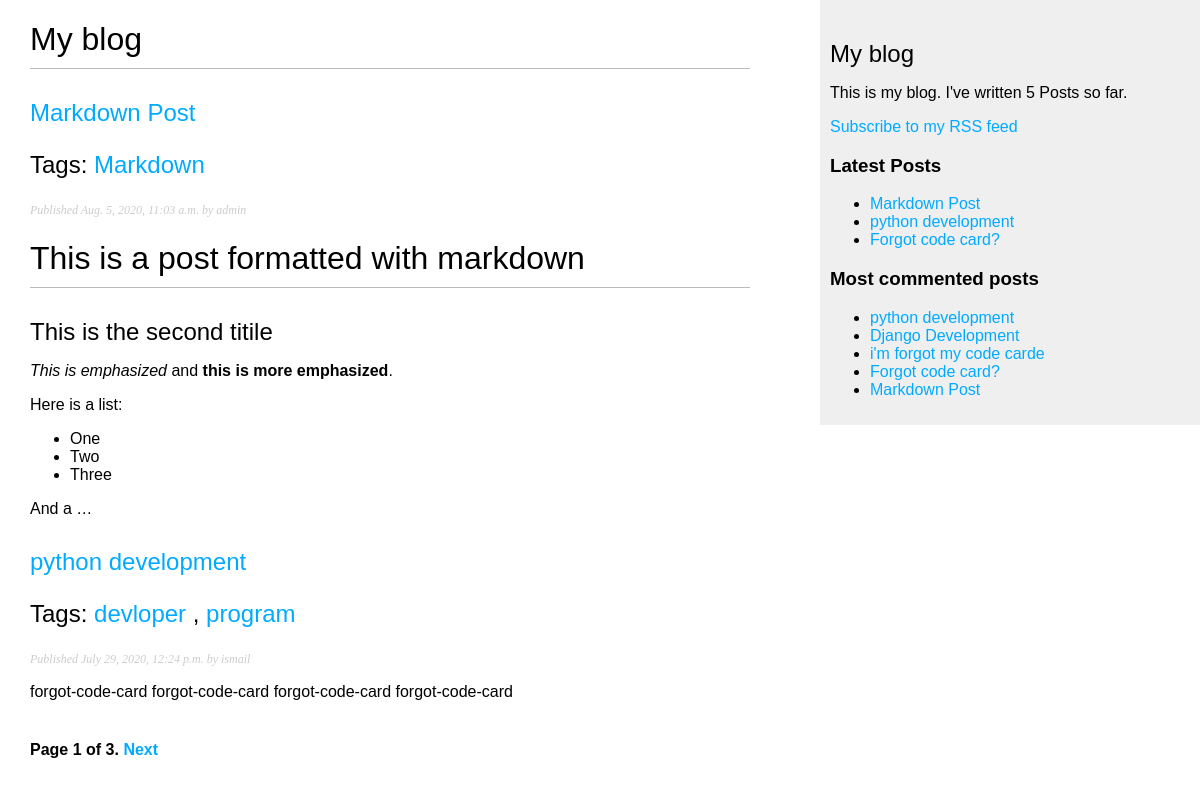
Screenshot of /blog/ with the database file from the repository.
### blog/models.py (models this page shows, shortened)
class Post(models.Model):
    STATUS_CHOICES = (
        ('draft','Draft'),
        ('published','Published'),
    )
    title = models.CharField(max_length=250)
    slug = models.SlugField(max_length=250, unique_for_date='publish')
    author = models.ForeignKey(User, related_name='blog_posts', on_delete=models.CASCADE)
    body = models.TextField()
    publish = models.DateTimeField(default=timezone.now)
    created = models.DateTimeField(auto_now_add = True)
    updated = models.DateTimeField(auto_now= True)
    status = models.CharField(max_length=10, choices=STATUS_CHOICES, default='draft')
    objects = models.Manager()      # the default manager.
    published = PublishedManager()  # our custom manager.
    tags = TaggableManager()
    class Meta:
        ordering = ('-publish',)
    def get_absolute_url(self):
        return reverse('blog:post_detail', args= [
            self.publish.year,
            self.publish.month,
            self.publish.day,
            self.slug,
        ])

### blog/views.py (the view)
def post_list (request, tag_slug=None):
    object_list = Post.published.all()
    tag = None
    if tag_slug:
        tag = get_object_or_404(Tag, slug=tag_slug)
        object_list = object_list.filter(tags__in=[tag])
    paginator = Paginator(object_list, 2)
    page = request.GET.get('page')
    try :
        posts = paginator.page(page)
    except PageNotAnInteger:
        posts = paginator.page(1)
    except EmptyPage:
        posts = paginator.page(paginator.num_pages)
    return render (request, 'blog/list.html',
    {
        'page':page,
        'posts':posts,
        'tag':tag,
    })

### blog/models.py (called while the page is built)
    def get_queryset(self):
        return super(PublishedManager, self).get_queryset().filter(status='published')

### blog/templatetags/blog_tags.py (called while the page is built)
@register.simple_tag
def total_posts():
    return Post.published.count()

@register.inclusion_tag('blog/latest_posts.html')
def show_latest_posts(count=5):
    latest_posts = Post.published.order_by('-publish')[:count]
    return {'latest_posts':latest_posts}

@register.simple_tag
def get_most_commented_posts(count=5):
    return Post.published.annotate(
        total_comments=Count('comments')
        ).order_by('-total_comments')[:count]

@register.filter(name='markdown')
def markdown_fromat(text):
    return mark_safe(markdown.markdown(text))

### blog/templates/blog/list.html (shortened to what this page needs)
{% extends "base.html" %}
{% load blog_tags %}
{% block content %}
    <h1>My blog </h1>
    {% for post in posts %}
        <h2>
            <a href="{{ post.get_absolute_url }}">
                {{ post.title }}
            </a>
            <p class="tags">
                Tags:
                {% for tag in post.tags.all %}
                    <a href="{% url "blog:post_list_by_tag" tag.slug %}">
                        {{ tag.name }}
                    </a>
                        {% if not forloop.last %}, {% endif %}
                {% endfor %}
            </p>
        </h2>
        <p class="date">
            Published {{ post.publish }} by {{ post.author }}
        </p>
        {{ post.body|markdown|truncatewords_html:30 }}
    {% endfor %}
    {% include "pagination.html" with page=posts %}
{% endblock %}

### templates/base.html (shortened to what this page needs)
{% load blog_tags %}
{% load static %}
<!DOCTYPE html>
<html>
<head>
    <link href="{% static "css/blog.css" %}" rel="stylesheet">
</head>
<body>
    <div id="content">
        {% block content %}
        {% endblock %}
    </div>
    <div id="sidebar">
        <h2>My blog</h2>
        <p>This is my blog. I've written {% total_posts %} Posts so far.</p>
        <p>
            <a href="{% url "blog:post_feed" %}">Subscribe to my RSS feed</a>
        </p>
        <h3>Latest Posts</h3>
        {% show_latest_posts 3%}
        <h3>Most commented posts </h3>
        {% get_most_commented_posts as most_commented_posts %}
        <ul>
             {% for post in most_commented_posts %}
                <li>
                    <a href="{{ post.get_absolute_url }}">{{ post.title }}</a>
                </li>
            {% endfor %}
        </ul>
    </div>
</body>
</html>

### templates/pagination.html (shortened to what this page needs)
<div class="pagination">
    <span class="step-links">
        <span class="current">
            Page {{ page.number }} of {{ page.paginator.num_pages }}.
        </span>
        {% if page.has_next %}
            <a href="?page={{ page.next_page_number }}">Next</a>
        {% endif %}
    </span>
</div>

### blog/templates/blog/latest_posts.html
<ul>
    {% for post in latest_posts %}
        <li>
            <a href="{{post.get_absolute_url}}">{{post.title}}</a>
        </li>
    {% endfor%}
</ul>

### static/css/blog.css (style rules this page uses)
body { margin:0; padding:0; font-family:helvetica, sans-serif; }
a { color:#00abff; text-decoration:none; }
h1 { font-weight:normal; border-bottom:1px solid #bbb; padding:0 0 10px 0; }
h2 { font-weight:normal; margin:30px 0 0; }
#content { float:left; width:60%; padding:0 0 0 30px; }
#sidebar { float:right; width:30%; padding:10px; background:#efefef; height:100%; }
p.date { color:#ccc; font-family: georgia, serif; font-size: 12px; font-style: italic; }
.pagination { margin:40px 0; font-weight:bold; }

### rows the page displays
Post: title "Markdown Post", publish "Aug. 5, 2020, 11:03 a.m.", author "admin", body "This is a post formatted with markdown This is the second titile This is emphasized and this is more emphasized . Here is a list: One Two Three And a …"
Tag: name "Markdown"
Post: title "python development", publish "July 29, 2020, 12:24 p.m.", author "ismail", body "forgot-code-card forgot-code-card forgot-code-card forgot-code-card"
Tag: name "devloper"
Tag: name "program"
Post: title "Forgot code card?"
Post: title "Django Development"
Post: title "i'm forgot my code carde"

### other values shown
{{ page.number }} "1"
{{ page.paginator.num_pages }} "3"
